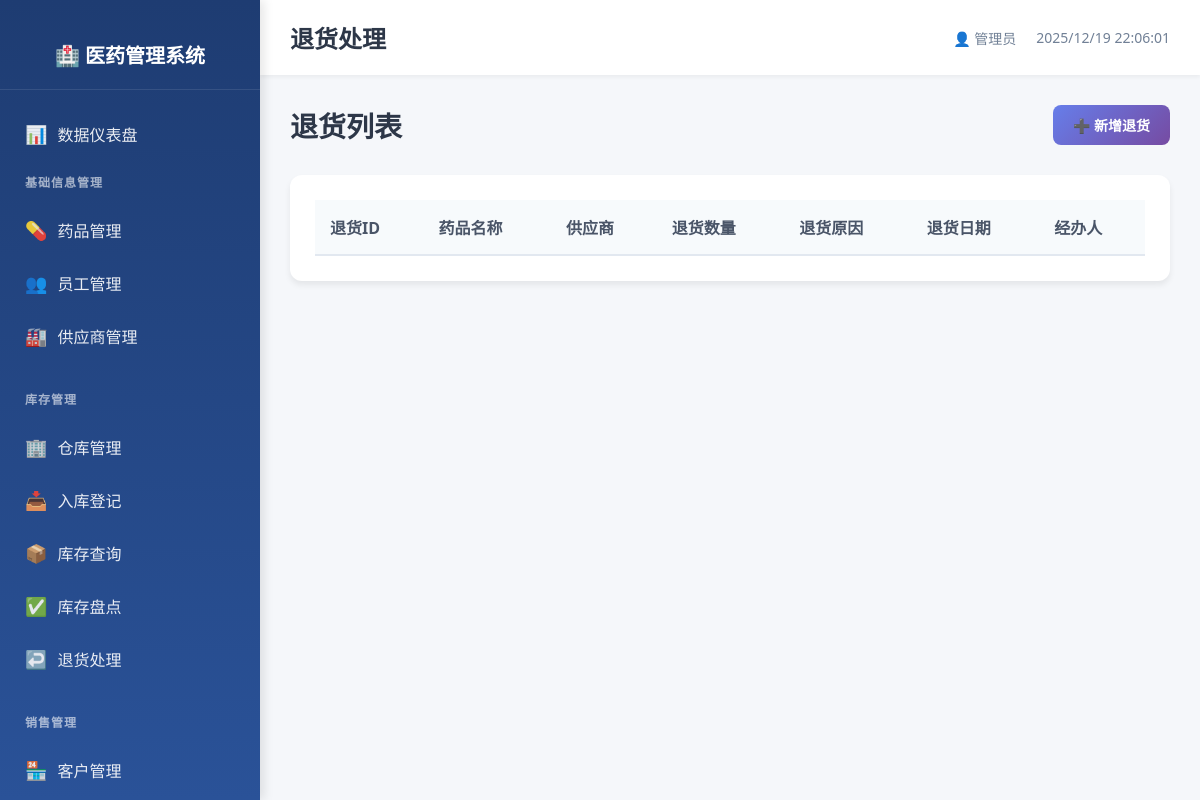
The app's page /inventory/return, older data.
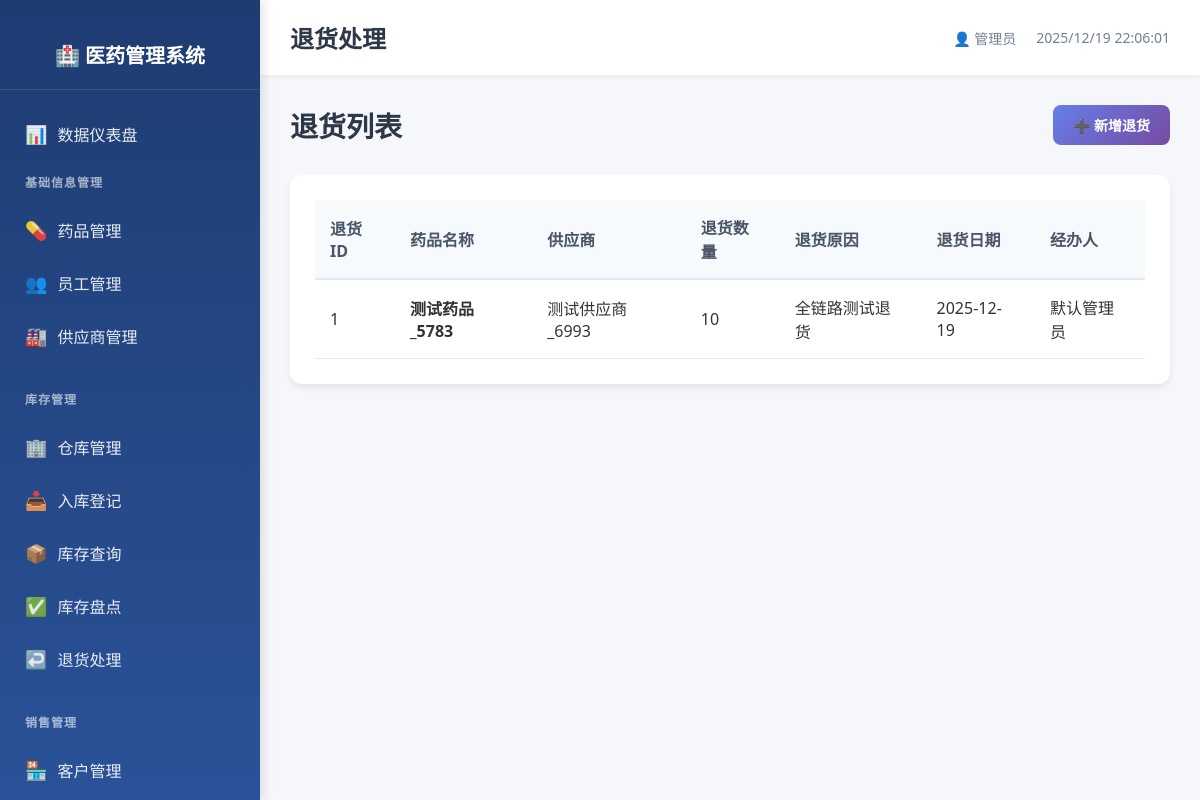
The same page, newer data.
### models.py (models this page shows)
class ReturnStock(db.Model):
    __tablename__ = 'return_stock'
    return_id = db.Column(db.Integer, primary_key=True, autoincrement=True)
    drug_id = db.Column(db.Integer, db.ForeignKey('drug_info.drug_id', ondelete='CASCADE'), nullable=False, index=True)
    supplier_id = db.Column(db.Integer, db.ForeignKey('supplier_info.supplier_id', ondelete='CASCADE'), nullable=False, index=True)
    quantity = db.Column(db.Integer, nullable=False)
    reason = db.Column(db.String(200))
    return_date = db.Column(db.Date, nullable=False, index=True)
    employee_id = db.Column(db.Integer, db.ForeignKey('employee_info.employee_id', ondelete='SET NULL'))
    create_time = db.Column(db.DateTime, default=datetime.now, nullable=False)

class DrugInfo(db.Model):
    __tablename__ = 'drug_info'
    drug_id = db.Column(db.Integer, primary_key=True, autoincrement=True)
    name = db.Column(db.String(100), nullable=False, index=True)
    spec = db.Column(db.String(100))
    manufacturer = db.Column(db.String(200))
    approval_number = db.Column(db.String(100), unique=True)
    category = db.Column(db.String(50))  # 处方/非处方
    unit = db.Column(db.String(20))
    purchase_price = db.Column(db.Numeric(10, 2), nullable=False)
    sale_price = db.Column(db.Numeric(10, 2), nullable=False)
    expiry_date = db.Column(db.Date)
    status = db.Column(db.String(20), default='在售', nullable=False)
    create_time = db.Column(db.DateTime, default=datetime.now, nullable=False)
    update_time = db.Column(db.DateTime, default=datetime.now, onupdate=datetime.now, nullable=False)

class SupplierInfo(db.Model):
    __tablename__ = 'supplier_info'
    supplier_id = db.Column(db.Integer, primary_key=True, autoincrement=True)
    name = db.Column(db.String(100), nullable=False, unique=True, index=True)
    contact = db.Column(db.String(100))
    phone = db.Column(db.String(20), unique=True, index=True)
    address = db.Column(db.String(200))
    qualification_no = db.Column(db.String(100), unique=True, index=True)
    create_time = db.Column(db.DateTime, default=datetime.now, nullable=False)
    update_time = db.Column(db.DateTime, default=datetime.now, onupdate=datetime.now, nullable=False)

class EmployeeInfo(db.Model):
    __tablename__ = 'employee_info'
    employee_id = db.Column(db.Integer, primary_key=True, autoincrement=True)
    name = db.Column(db.String(100), nullable=False, index=True)
    department = db.Column(db.String(100))
    position = db.Column(db.String(100))
    phone = db.Column(db.String(20), unique=True)
    hire_date = db.Column(db.Date)
    account = db.Column(db.String(50), unique=True, nullable=False)
    password = db.Column(db.String(200), nullable=False)
    status = db.Column(db.String(20), default='在职', nullable=False)
    create_time = db.Column(db.DateTime, default=datetime.now, nullable=False)
    update_time = db.Column(db.DateTime, default=datetime.now, onupdate=datetime.now, nullable=False)

### routes/inventory_mgmt.py (the view)
@inventory_bp.route('/return')
def return_list():
    returns = db.session.query(ReturnStock, DrugInfo.name, SupplierInfo.name, EmployeeInfo.name).\
        join(DrugInfo, ReturnStock.drug_id == DrugInfo.drug_id).\
        join(SupplierInfo, ReturnStock.supplier_id == SupplierInfo.supplier_id).\
        join(EmployeeInfo, ReturnStock.employee_id == EmployeeInfo.employee_id).all()
    return render_template('inventory/return_list.html', returns=returns)

### templates/inventory/return_list.html (shortened to what this page needs)
{% extends "base.html" %}
{% block page_title %}退货处理{% endblock %}
{% block content %}
<div class="page-header">
    <h2>退货列表</h2>
    <a href="{{ url_for('inventory.return_add') }}" class="btn btn-primary">
        ➕ 新增退货
    </a>
</div>
<div class="table-card">
    <table class="data-table">
        <thead>
            <tr>
                <th>退货ID</th>
                <th>药品名称</th>
                <th>供应商</th>
                <th>退货数量</th>
                <th>退货原因</th>
                <th>退货日期</th>
                <th>经办人</th>
            </tr>
        </thead>
        <tbody>
            {% for return_stock, drug_name, supplier_name, employee_name in returns %}
            <tr>
                <td>{{ return_stock.return_id }}</td>
                <td><strong>{{ drug_name }}</strong></td>
                <td>{{ supplier_name }}</td>
                <td>{{ return_stock.quantity }}</td>
                <td>{{ return_stock.reason or '-' }}</td>
                <td>{{ return_stock.return_date }}</td>
                <td>{{ employee_name }}</td>
            </tr>
            {% endfor %}
        </tbody>
    </table>
</div>
{% endblock %}

Row changes from the older to the newer data that the page shows:
added ReturnStock: return_id "1", name "测试药品_5783", name "测试供应商_6993", quantity "10", reason "全链路测试退货", return_date "2025-12-19", name "默认管理员"
